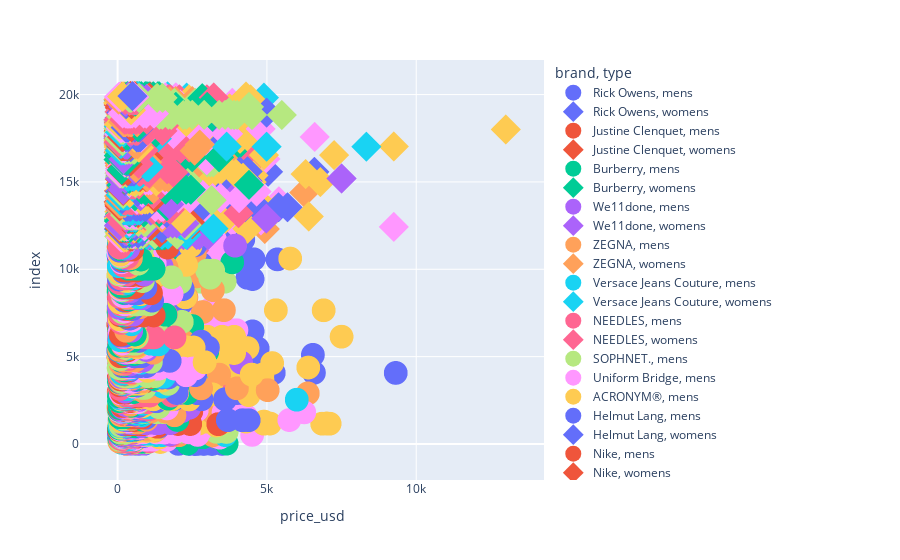

Notebook code cell kept with this figure:
### Code cell
# import graphing libraries 
import matplotlib.pyplot as plt 
import plotly.express as px
#1. Visualization of a single quantitative data variable.
# Dot chart of the prices 
fig = px.scatter(df, x = "price_usd", color = "brand", symbol = "type")
fig.update_traces(marker_size=24)
fig.show()
